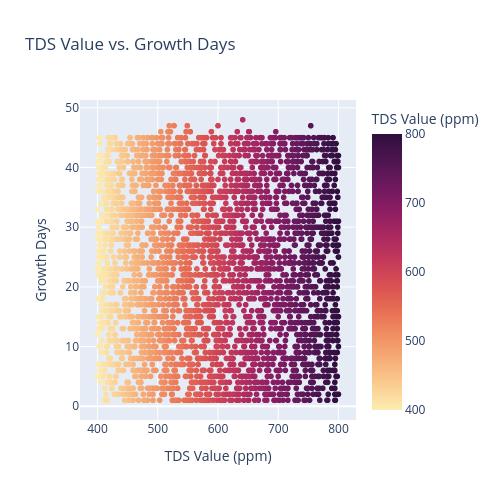

Notebook cell for this chart:
### Markdown cell above
#### Analysis

The Humidity vs. Growth Days scatterplot shows Growth Days distributed broadly across the 50–80% humidity range, without a clear monotonic trend. The correlation is approximately -0.01.

Humidity has essentially no linear relationship with Growth Days in this dataset when considered alone. Its predictive contribution, if any, is therefore more likely to come through interactions or nonlinear combinations with other variables rather than a simple linear effect.

### Code cell
fig = px.scatter(lettuce_df, x='TDS Value (ppm)',
                 y='Growth Days', title='TDS Value vs. Growth Days',
                 color='TDS Value (ppm)',
                 color_continuous_scale='matter',
                 width=500, height=500)
fig.show()

### Figure 1 — Plotly figure (JSON) as saved in the notebook; plotly's stock layout.template omitted (floating-point values rounded to 4 significant figures; data arrays with more than 128 entries replaced by an {"elided": "..."} marker saying what was removed)
{"data": [{"hovertemplate": "TDS Value (ppm)=%{marker.color}<br>Growth Days=%{y}<extra></extra>", "legendgroup": "", "marker": {"color": {"elided": "3169 int values"}, "coloraxis": "coloraxis", "symbol": "circle"}, "mode": "markers", "name": "", "showlegend": false, "type": "scattergl", "x": {"elided": "3169 int values"}, "xaxis": "x", "y": {"elided": "3169 int values"}, "yaxis": "y"}], "layout": {"coloraxis": {"autocolorscale": false, "colorbar": {"title": {"text": "TDS Value (ppm)"}}, "colorscale": [[0, "rgb(253, 237, 176)"], [0.09091, "rgb(250, 205, 145)"], [0.1818, "rgb(246, 173, 119)"], [0.2727, "rgb(240, 142, 98)"], [0.3636, "rgb(231, 109, 84)"], [0.4545, "rgb(216, 80, 83)"], [0.5455, "rgb(195, 56, 90)"], [0.6364, "rgb(168, 40, 96)"], [0.7273, "rgb(138, 29, 99)"], [0.8182, "rgb(107, 24, 93)"], [0.9091, "rgb(76, 21, 80)"], [1, "rgb(47, 15, 61)"]]}, "height": 500, "legend": {"tracegroupgap": 0}, "title": {"text": "TDS Value vs. Growth Days"}, "width": 500, "xaxis": {"anchor": "y", "domain": [0, 1], "title": {"text": "TDS Value (ppm)"}}, "yaxis": {"anchor": "x", "domain": [0, 1], "title": {"text": "Growth Days"}}}}
